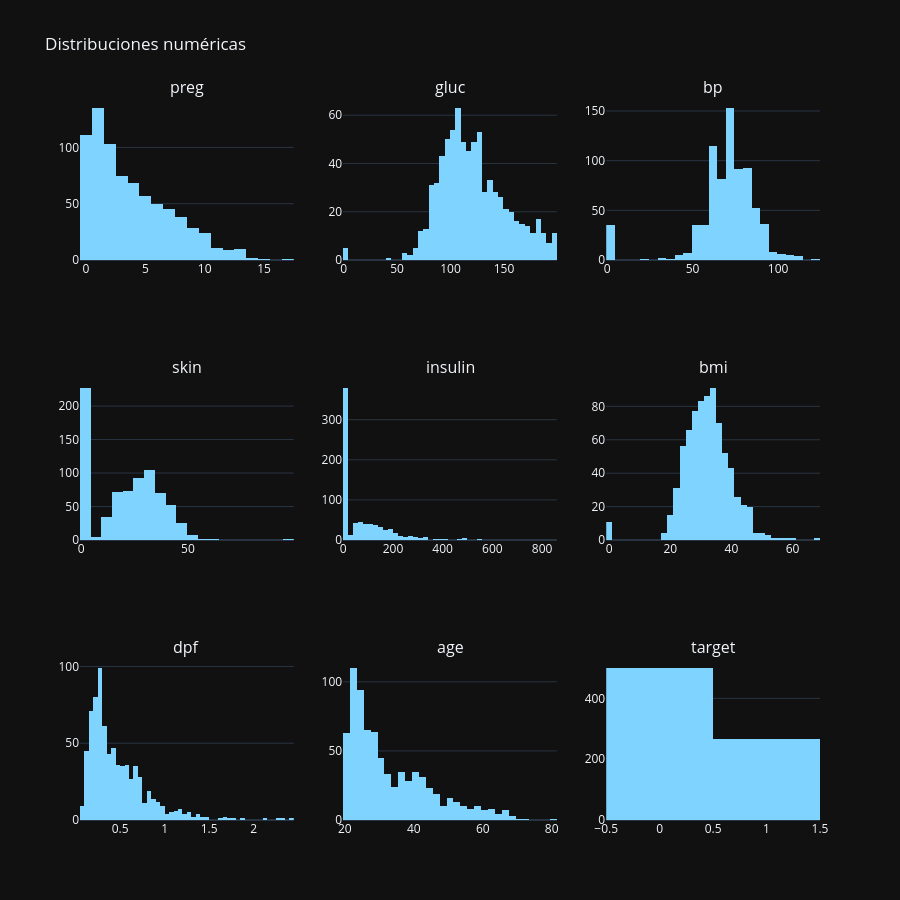

Here is the notebook cell this chart was saved with:
### Code cell
# 2.4 Distribuciones de variables numéricas
num_cols = df.select_dtypes(include='number').columns.tolist()
if num_cols:
    display(df[num_cols].describe().T)
    cols = num_cols[:9]; rows = (len(cols)+2)//3
    fig = sp.make_subplots(rows=rows, cols=3, subplot_titles=cols)
    for i, col in enumerate(cols):
        fig.add_trace(go.Histogram(x=df[col].dropna(), marker_color=PRIMARY, name=col),
                      row=i//3+1, col=i%3+1)
    fig.update_layout(height=300*rows, showlegend=False, title_text='Distribuciones numéricas',
                      template='plotly_dark'); fig.show()
else:
    print('Sin columnas numéricas.')

### Figure 1 — Plotly figure (JSON) as saved in the notebook; plotly's stock layout.template omitted (floating-point values rounded to 4 significant figures; data arrays with more than 128 entries replaced by an {"elided": "..."} marker saying what was removed)
{"data": [{"marker": {"color": "#7fd4ff"}, "name": "preg", "type": "histogram", "x": {"elided": "768 int values"}, "xaxis": "x", "yaxis": "y"}, {"marker": {"color": "#7fd4ff"}, "name": "gluc", "type": "histogram", "x": {"elided": "768 int values"}, "xaxis": "x2", "yaxis": "y2"}, {"marker": {"color": "#7fd4ff"}, "name": "bp", "type": "histogram", "x": {"elided": "768 int values"}, "xaxis": "x3", "yaxis": "y3"}, {"marker": {"color": "#7fd4ff"}, "name": "skin", "type": "histogram", "x": {"elided": "768 int values"}, "xaxis": "x4", "yaxis": "y4"}, {"marker": {"color": "#7fd4ff"}, "name": "insulin", "type": "histogram", "x": {"elided": "768 int values"}, "xaxis": "x5", "yaxis": "y5"}, {"marker": {"color": "#7fd4ff"}, "name": "bmi", "type": "histogram", "x": {"elided": "768 float values"}, "xaxis": "x6", "yaxis": "y6"}, {"marker": {"color": "#7fd4ff"}, "name": "dpf", "type": "histogram", "x": {"elided": "768 float values"}, "xaxis": "x7", "yaxis": "y7"}, {"marker": {"color": "#7fd4ff"}, "name": "age", "type": "histogram", "x": {"elided": "768 int values"}, "xaxis": "x8", "yaxis": "y8"}, {"marker": {"color": "#7fd4ff"}, "name": "target", "type": "histogram", "x": {"elided": "768 int values"}, "xaxis": "x9", "yaxis": "y9"}], "layout": {"annotations": [{"font": {"size": 16}, "showarrow": false, "text": "preg", "x": 0.1444, "xanchor": "center", "xref": "paper", "y": 1.0, "yanchor": "bottom", "yref": "paper"}, {"font": {"size": 16}, "showarrow": false, "text": "gluc", "x": 0.5, "xanchor": "center", "xref": "paper", "y": 1.0, "yanchor": "bottom", "yref": "paper"}, {"font": {"size": 16}, "showarrow": false, "text": "bp", "x": 0.8556, "xanchor": "center", "xref": "paper", "y": 1.0, "yanchor": "bottom", "yref": "paper"}, {"font": {"size": 16}, "showarrow": false, "text": "skin", "x": 0.1444, "xanchor": "center", "xref": "paper", "y": 0.6111, "yanchor": "bottom", "yref": "paper"}, {"font": {"size": 16}, "showarrow": false, "text": "insulin", "x": 0.5, "xanchor": "center", "xref": "paper", "y": 0.6111, "yanchor": "bottom", "yref": "paper"}, {"font": {"size": 16}, "showarrow": false, "text": "bmi", "x": 0.8556, "xanchor": "center", "xref": "paper", "y": 0.6111, "yanchor": "bottom", "yref": "paper"}, {"font": {"size": 16}, "showarrow": false, "text": "dpf", "x": 0.1444, "xanchor": "center", "xref": "paper", "y": 0.2222, "yanchor": "bottom", "yref": "paper"}, {"font": {"size": 16}, "showarrow": false, "text": "age", "x": 0.5, "xanchor": "center", "xref": "paper", "y": 0.2222, "yanchor": "bottom", "yref": "paper"}, {"font": {"size": 16}, "showarrow": false, "text": "target", "x": 0.8556, "xanchor": "center", "xref": "paper", "y": 0.2222, "yanchor": "bottom", "yref": "paper"}], "height": 900, "showlegend": false, "title": {"text": "Distribuciones numéricas"}, "xaxis": {"anchor": "y", "domain": [0.0, 0.2889]}, "xaxis2": {"anchor": "y2", "domain": [0.3556, 0.6444]}, "xaxis3": {"anchor": "y3", "domain": [0.7111, 1.0]}, "xaxis4": {"anchor": "y4", "domain": [0.0, 0.2889]}, "xaxis5": {"anchor": "y5", "domain": [0.3556, 0.6444]}, "xaxis6": {"anchor": "y6", "domain": [0.7111, 1.0]}, "xaxis7": {"anchor": "y7", "domain": [0.0, 0.2889]}, "xaxis8": {"anchor": "y8", "domain": [0.3556, 0.6444]}, "xaxis9": {"anchor": "y9", "domain": [0.7111, 1.0]}, "yaxis": {"anchor": "x", "domain": [0.7778, 1.0]}, "yaxis2": {"anchor": "x2", "domain": [0.7778, 1.0]}, "yaxis3": {"anchor": "x3", "domain": [0.7778, 1.0]}, "yaxis4": {"anchor": "x4", "domain": [0.3889, 0.6111]}, "yaxis5": {"anchor": "x5", "domain": [0.3889, 0.6111]}, "yaxis6": {"anchor": "x6", "domain": [0.3889, 0.6111]}, "yaxis7": {"anchor": "x7", "domain": [0.0, 0.2222]}, "yaxis8": {"anchor": "x8", "domain": [0.0, 0.2222]}, "yaxis9": {"anchor": "x9", "domain": [0.0, 0.2222]}}}
